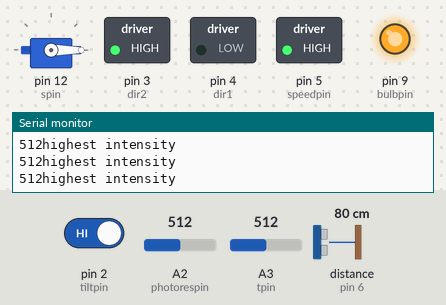
Bench run of a sketch on a simulated Arduino Uno, built with avr-gcc and run on an emulated ATmega328P. Parts: servo, switched loads named in the sketch (green lamp = pin HIGH), output pins drawn as LEDs (lit = HIGH), the last lines printed to the serial monitor. Wiring (inferred from the names in the program): ultrasonic range finder: trigger pin 7; echo pin 6. Inputs (shaded band) come from the test bench; at power-on: distance to the obstacle (sensor on pin 6) 80 cm, A2 (photorespin) = 512, A3 (tpin) = 512, pin 2 (tiltpin) HIGH. The echo pulse lasts 58.3 µs per cm; pins used as bus, display or sensor lines are not drawn.

Above: at 1.2 s.
1.3 s: distance to the obstacle (sensor on pin 6) set to 53 cm
2.8 s: distance to the obstacle (sensor on pin 6) set to 45 cm
At 3.1 s:
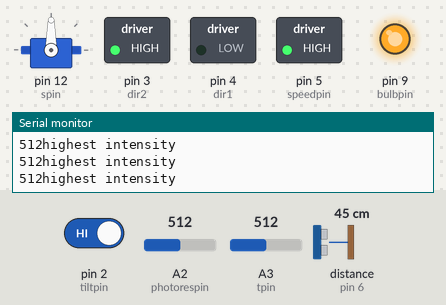
4.3 s: A2 (photorespin) set to 211
5.8 s: A2 (photorespin) set to 188
At 7.0 s:
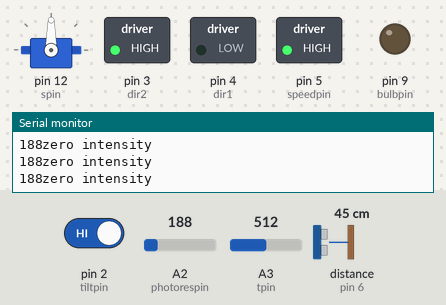
7.3 s: A3 (tpin) set to 191
8.8 s: A3 (tpin) set to 180
At 9.7 s:
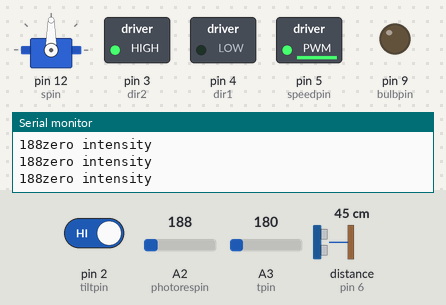
Timing chart, 0 to 11.3 s (numbered marks = the images above; inputs shaded):
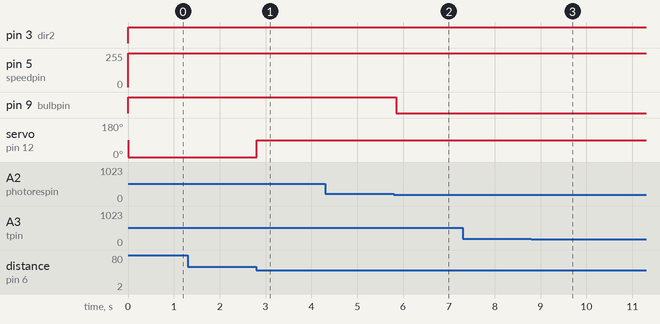

The sketch:

home_automation_code.ino
```cpp
//fan
int dir1=4;
int dir2=3;
int speedpin=5;
int mspeed;
int tpin=A3;
int tiltpin=2;
int tiltvalue;
int tvalue;

//bulbpin
int photorespin=A2;
int bulbpin=9;
int wait=250;
int pvalue;
int bvalue;

//servo & hr
#include <Servo.h>
int spin=12;
int pingpin=7;
int echopin=6;
float duration;
float distance;
Servo myservo;

void setup()
{
  pinMode(dir1, OUTPUT);
  pinMode(dir2, OUTPUT);
  pinMode(speedpin, OUTPUT);
  pinMode(tpin, INPUT);
  pinMode(tiltpin, INPUT);
  digitalWrite(tiltpin, HIGH);

  //bulb pins
  pinMode (photorespin, INPUT);
  pinMode (bulbpin, OUTPUT);
  Serial.begin(9600);

  //servo & hr
  myservo.attach (spin);
  pinMode(pingpin, OUTPUT);
  pinMode(echopin, INPUT);
}

void loop()
{
  digitalWrite(dir1, LOW);			//setting motor direction
  digitalWrite(dir2, HIGH);
  tvalue=analogRead(tpin);			//reading temp sensor value
 // Serial.println(tvalue);
  mspeed = (tvalue* 11.59) - (1831.36) ;	//temperature range is 27 to 37
  tiltvalue=digitalRead(tiltpin);		//reading tilt sensor value
  if(tiltvalue == 1) {					//for good condition tilt value is 1 1 1
   if(mspeed >255) {
     mspeed = 255;
   }
   if(mspeed < 0) {
     mspeed = 0 ;
   }
  analogWrite(speedpin, mspeed);
  }
  else {
    digitalWrite(speedpin, LOW);
  }

  //for bulb
   pvalue=analogRead(photorespin);
  Serial.print(pvalue);
  if(pvalue>200 ){
    digitalWrite(bulbpin , HIGH);
    Serial.println("highest intensity");
  }
 // else if(pvalue>140 ){
 //   analogWrite(bulbpin , 100);
 //   Serial.println("medium intensity");
 // }
  else{
    digitalWrite(bulbpin, LOW);
    Serial.println("zero intensity");
  }

  //servo
  digitalWrite(pingpin, LOW);
   delayMicroseconds(2);
   digitalWrite(pingpin, HIGH);
   delayMicroseconds(10);
   digitalWrite(pingpin, LOW);
  duration=pulseIn(echopin, HIGH);
 // Serial.print(duration);
  distance=0.0172*duration ;
  //Serial.println(distance);
  if(distance < 50) {		//if distance is less than 50 cm
    myservo.write(90);
  }
  else{
    myservo.write(0);
  }

  delay(wait);

}
```

Measured:
- the behaviour switches between 51 and 50 cm on distance to the obstacle (sensor on pin 6) (found by bisection; images 0 and 1)
- the behaviour switches between 201 and 200 on A2 (photorespin) (found by bisection; images 1 and 2)
- after the input at 2.8 s, servo on pin 12 (spin): 0° → 90° at once
- after the input at 5.8 s, pin 9 (bulbpin): HIGH → LOW after 0.05 s
- after the input at 8.8 s, pin 5 (speedpin): 255/255 → 254/255 after 0.10 s
